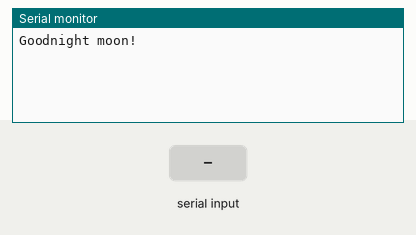
This sketch was run on a simulated Arduino Uno, built with avr-gcc and run on an emulated ATmega328P. Parts: the last lines printed to the serial monitor. The inputs (shaded band) are chosen by the test bench.

Above: at 1.2 s.
1.3 s: "1" received over the second serial link
At 1.9 s:
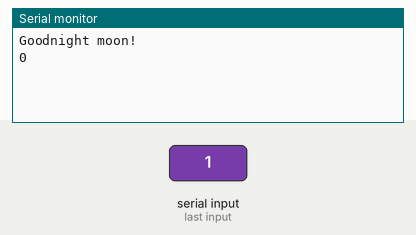
2.8 s: "0" received over the second serial link
At 4.3 s:
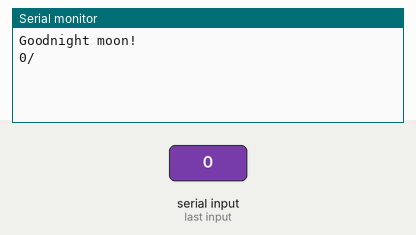

Measured:
- after the input at 1.3 s, the serial monitor: prints a new line at once (image 1)
- after the input at 2.8 s, the serial monitor: prints a new line at once (image 2)

The sketch:

ArduinoCommCode.pde
```cpp
#include <NewSoftSerial.h>

//This program prints/reads characters from the keyboard into one
//Serial port, subtracts 1, transmits it over mySerial, subtracts
//1 again, and reads/prints it back through another arduino's
//serial port.

NewSoftSerial mySerial(2, 3); //Set (Rx,Tx)

void setup()
{
  Serial.begin(9600); //Set Baud rate
  Serial.println("Goodnight moon!");

  mySerial.begin(9600); //Set baud tate
  mySerial.println("Hello, world?");
}

void loop()
{
  if (mySerial.available()) { //Check if buffer is clear
      Serial.print((char)(mySerial.read()-1)); //Print char in buffer-1
  }
  if (Serial.available()) { //Check if buffer is clear
      mySerial.print((char)(Serial.read()-1)); //Print char in buffer-1
  }
}
```
